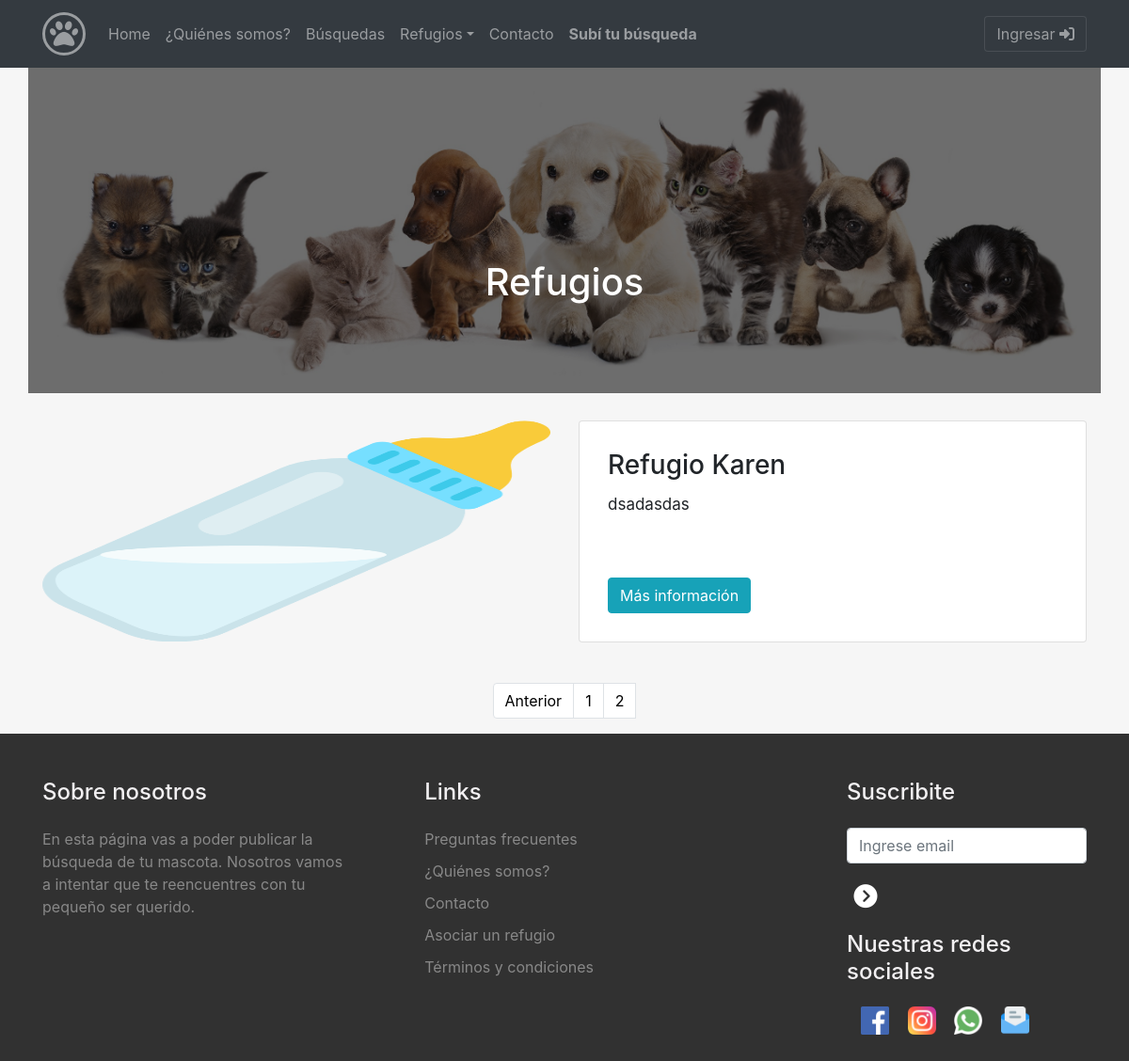
The app's page /refugios/?page=2, older data.
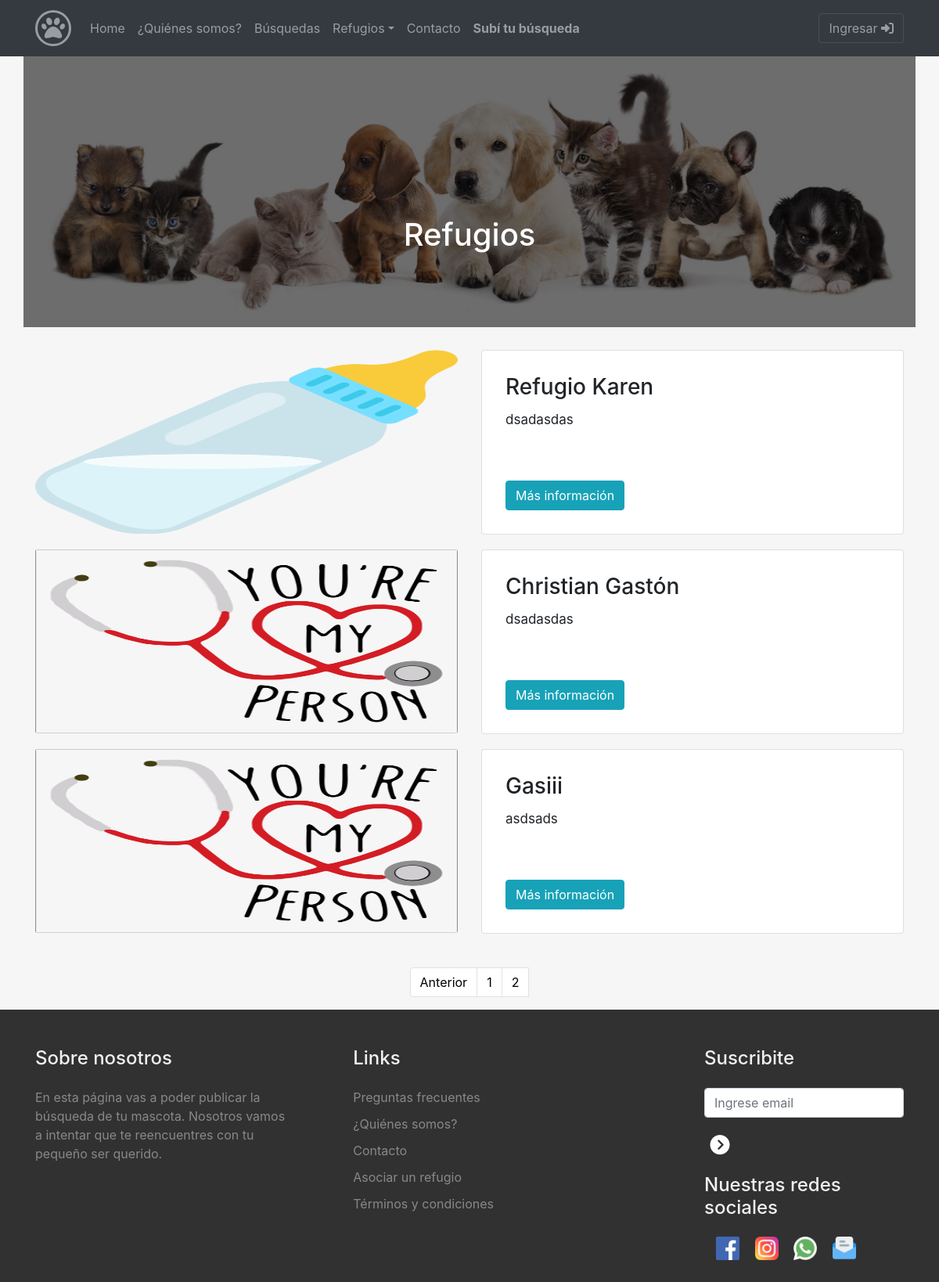
The same page, newer data.
### refugios/models.py (models this page shows, shortened)
class Refugio(models.Model):
    nombre = models.CharField(max_length=50)
    direccion = models.CharField(max_length=40, verbose_name="Domicilio")
    cp = models.IntegerField(verbose_name="Código Postal")
    localidad = models.CharField(max_length=40)
    provincia = models.CharField(max_length=40)
    telefono = models.IntegerField(verbose_name="Teléfono")
    codigoArea = models.IntegerField(verbose_name="Prefijo")
    celular = models.IntegerField(verbose_name="Celular")
    email = models.EmailField(verbose_name="Correo electrónico")
    confirmacionEmail = models.EmailField (verbose_name="Repita Correo electrónico")
    facebook = models.CharField(max_length=40, blank=True, null = True)
    instagram = models.CharField(max_length=40, blank=True, null = True)
    foto_refugio = models.ImageField(upload_to="refugios")
    descripcion = models.TextField()

### principal/views.py (the view)
# urls.py: path('refugios/', views.refugios),
def refugios(request):
    refugios = Refugio.objects.all()
    newsletter = NewsletterForm()
    if request.method == 'POST':
        formularioNewsletter = NewsletterForm(data=request.POST)
        if formularioNewsletter.is_valid():
            formularioNewsletter.save()
        else:
            newsletter = formularioNewsletter
    paginator = Paginator(refugios, 5)
    page_number = request.GET.get('page')
    page_obj = paginator.get_page(page_number)
    return render(request, "principal/refugios.html",{'page_obj': page_obj, 'page_number': page_number,'refugios': refugios,'newsletter': newsletter})

### principal/forms.py
class NewsletterForm(forms.ModelForm):
    email_newsletter = forms.CharField(widget=forms.EmailInput(attrs={'type':"email", 'class':"form-control", 'placeholder':"Ingrese email", 'aria-label':"Recipient's username", 'aria-describedby':"button-addon2"}))
    class Meta:
        model = Newsletter
        fields = ['email_newsletter',]

### principal/templates/principal/refugios.html (shortened to what this page needs)
{% extends "principal/index.html" %}
{% load static %}
{% block content %}
<br>
<div class="container mt-4 contenedor_imagen pr-0 " >
  <div class="container text-center fondo_banner p-0">
      <h1 class="texto_banner"> Refugios</h1>
  </div>
<img src="{% static 'principal/img/429416-svetik_2560x1440.jpg' %}" class="imagen_banner">
</div>
<div class="container mt-4 mb-4" >
        {% for refugio in page_obj %}
        <div class="row">
            <div class="col-md-6">
                <img src="{{refugio.foto_refugio.url}}" class="card-img" alt="..." style="height: 235px; margin-bottom: 20px;">
            </div>
            <div class="col-md-6">
                <div class="card col-md-12 " style="background-color: white; padding: 10px;">
                <div class="card-body">
                    <h3 class="card-title">{{refugio.nombre}} </h3>
                    <p class="card-text" style="margin-bottom: 65px; font-size: 17px; ">
                        {{refugio.descripcion}}
                    </p>
                    <a href='{{refugio.id}}/' class="btn btn-info" >Más información</a>
                  </div>
                </div>
            </div>
        </div>
        {% endfor %}
          </div>
  <nav aria-label="Page navigation example">
    <ul class="pagination justify-content-center">
      <li class="page-item">
        {% if page_obj.has_previous %}
          <a class="page-link" href="?page={{ page_obj.previous_page_number }}" aria-label="Previous">
          <span aria-hidden="true">Anterior</span>
          </a>
        {% endif %}
      </li>
        {% for i in page_obj.paginator.page_range %}
        <li class="page-item">
          <a class="page-link" href="?page={{ i }}"> {{ i }}</a>
        </li>
        {% endfor %}
    </ul>
  </nav>
{% endblock %}

Row changes from the older to the newer data that the page shows:
added Refugio: foto_refugio (picture), nombre "Christian Gastón", descripcion "dsadasdas"
added Refugio: foto_refugio (picture), nombre "Gasiii", descripcion "asdsads"
